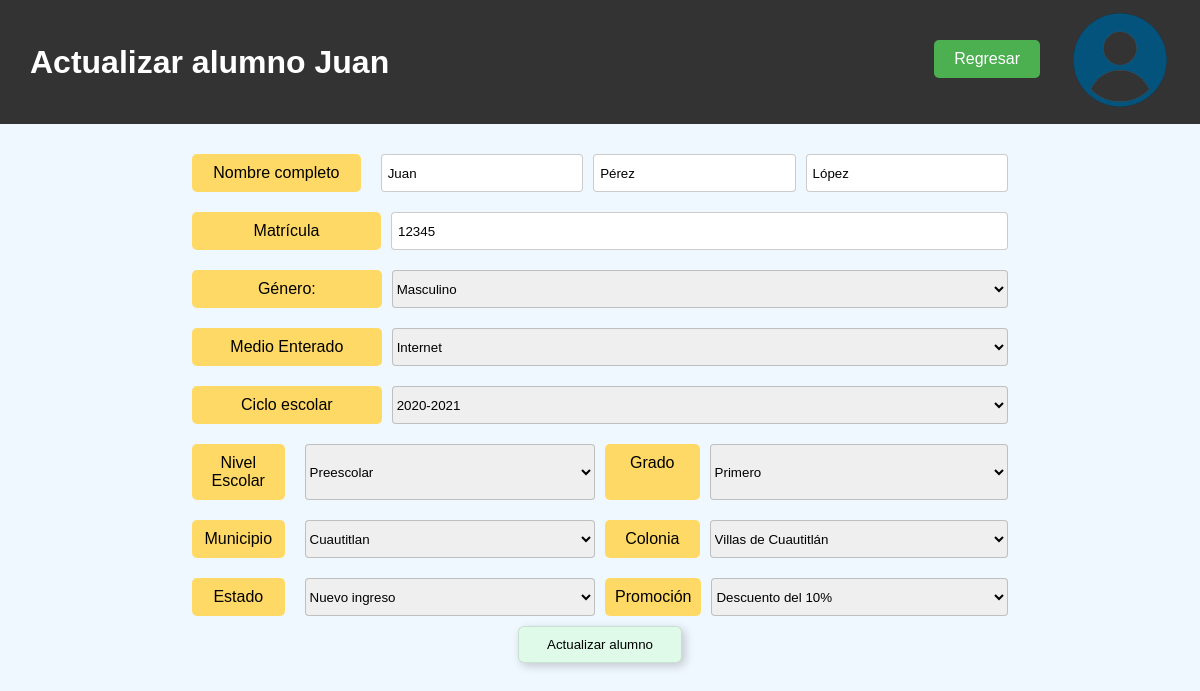
Screenshot of /actualizar_alumno.php?id=1 (signed in) with the database file from the repository.
### tables this page shows
CREATE TABLE alumno (
    id INT NOT NULL PRIMARY KEY AUTO_INCREMENT,
    nombre VARCHAR(60) NOT NULL,
    Ap VARCHAR(50) NOT NULL,
    Am VARCHAR(50) NOT NULL,
    matricula INT NOT NULL,
    municipio INT NOT NULL,
    genero INT NOT NULL,
    colonia INT NOT NULL,
    medio_enterado INT NOT NULL,
    promocion INT NOT NULL,
    estado INT NOT NULL,
    nivel_grado_ciclo_id INT NOT NULL,
    FOREIGN KEY (nivel_grado_ciclo_id) REFERENCES nivel_grado_ciclo(id) ON DELETE CASCADE,
    FOREIGN KEY (estado) REFERENCES estado(id) ON DELETE CASCADE,
    FOREIGN KEY (promocion) REFERENCES promocion(id) ON DELETE CASCADE,
    FOREIGN KEY (medio_enterado) REFERENCES medio_enterado(id) ON DELETE CASCADE,
    FOREIGN KEY (colonia) REFERENCES colonia(id) ON DELETE CASCADE,
    FOREIGN KEY (municipio) REFERENCES municipio(id) ON DELETE CASCADE,
    FOREIGN KEY (genero) REFERENCES genero(id) ON DELETE CASCADE
);

CREATE TABLE genero (
    id INT NOT NULL PRIMARY KEY AUTO_INCREMENT,
    descripcion VARCHAR(50) NOT NULL
);

CREATE TABLE medio_enterado (
    id INT NOT NULL PRIMARY KEY AUTO_INCREMENT,
    descripcion VARCHAR(50) NOT NULL
);

CREATE TABLE nivel_grado_ciclo (
    id INT NOT NULL PRIMARY KEY AUTO_INCREMENT,
    nivel_educativo_id INT NOT NULL,
    grado_id INT NOT NULL,
    ciclo_id INT NOT NULL,
    FOREIGN KEY (nivel_educativo_id) REFERENCES nivel_educativo(id) ON DELETE CASCADE,
    FOREIGN KEY (grado_id) REFERENCES grado(id) ON DELETE CASCADE,
    FOREIGN KEY (ciclo_id) REFERENCES ciclo(id) ON DELETE CASCADE
);

CREATE TABLE ciclo (
    id INT NOT NULL PRIMARY KEY AUTO_INCREMENT,
    descripcion VARCHAR(50) NOT NULL
);

CREATE TABLE nivel_educativo (
    id INT NOT NULL PRIMARY KEY AUTO_INCREMENT,
    descripcion VARCHAR(50) NOT NULL
);

CREATE TABLE grado (
    id INT NOT NULL PRIMARY KEY AUTO_INCREMENT,
    descripcion VARCHAR(50) NOT NULL,
    nivel_educativo_id INT NOT NULL,
    FOREIGN KEY (nivel_educativo_id) REFERENCES nivel_educativo(id) ON DELETE CASCADE
);

CREATE TABLE municipio (
    id INT NOT NULL PRIMARY KEY AUTO_INCREMENT,
    descripcion VARCHAR(50) NOT NULL
);

CREATE TABLE colonia (
    id INT NOT NULL PRIMARY KEY AUTO_INCREMENT,
    descripcion VARCHAR(50) NOT NULL,
    municipio_id INT NOT NULL, 
    FOREIGN KEY (municipio_id) REFERENCES municipio(id) ON DELETE CASCADE
);

CREATE TABLE estado(
    id INT NOT NULL PRIMARY KEY AUTO_INCREMENT,
    descripcion VARCHAR(50) NOT NULL
);

CREATE TABLE promocion (
    id INT NOT NULL PRIMARY KEY AUTO_INCREMENT,
    descripcion VARCHAR(50) NOT NULL
);

### actualizar_alumno.php (the view, shortened to what this page needs)
<?php
$pdo = Conexion::connection();
if (!$_SERVER["REQUEST_METHOD"] === "GET") {
    header("Location: ../index.php?mensaje=err1");
    exit();
} else{
    try {
        $id = $_GET['id'];
        $stmt = $pdo->prepare(
            "SELECT a.*,
                    g.descripcion as genero_descripcion,
                    me.descripcion as medio_descripcion,
                    mu.descripcion as municipio_descripcion,
                    col.descripcion as colonia_descripcion,
                    e.descripcion as estado_descripcion,
                    p.descripcion as promocion_descripcion
            FROM alumno a
            INNER JOIN genero g ON a.genero = g.id
            INNER JOIN medio_enterado me ON a.medio_enterado = me.id
            INNER JOIN municipio mu ON a.municipio = mu.id
            INNER JOIN colonia col ON a.colonia = col.id
            INNER JOIN estado e ON a.estado = e.id
            INNER JOIN promocion p ON a.promocion = p.id
            WHERE a.id = :id"
        );
        $stmt->bindParam(':id', $id);
        $stmt->execute();
        $alumno = $stmt->fetch(PDO::FETCH_ASSOC);
    } catch (\Throwable $th) {
        echo "Error: ". $th->getMessage();
        exit();
    }
    try {
        $stmt = $pdo->prepare(
            "SELECT ngc.id as nivel_grado_ciclo_id,
                    c.id as ciclo_id,
                    n.id as nivel_educativo_id,
                    g.id as grado_id,
                    c.descripcion as ciclo_descripcion,
                    n.descripcion as nivel_descripcion,
                    g.descripcion as grado_descripcion
            FROM nivel_grado_ciclo ngc
            INNER JOIN ciclo c ON ngc.ciclo_id = c.id
            INNER JOIN nivel_educativo n ON ngc.nivel_educativo_id = n.id
            INNER JOIN grado g ON ngc.grado_id = g.id
            WHERE ngc.id = :id"
        );
        $stmt->bindParam(':id', $alumno['nivel_grado_ciclo_id']);
        $stmt->execute();
        $nivel_grado_ciclo = $stmt->fetch(PDO::FETCH_ASSOC);
    } catch (\Throwable $th) {
        echo "Error: ". $th->getMessage();
        exit();
    }
}
?>
<!DOCTYPE html>
<html lang="es">
<head>
    <link rel="stylesheet" href="css/registrarAlumno.css">
    <link rel="stylesheet" href="css/header.css">
</head>
<body>
    <header>
        <h1>Actualizar alumno <?php echo htmlspecialchars($alumno['nombre']); ?></h1>
        <a href="alumnos.php" class="botonInicio">Regresar</a>
        <a href="usuario.php">
            <img src="img/usuario.png" alt="Cuenta de usuario">
        </a>
    </header>
    <div class="container">
        <form action="php/alumnos/actualizarAlumno.php" method="POST">
            <div class="form-group">
                <label for="nombre">Nombre completo</label>
                <input type="text" id="nombre" name="nombre" placeholder="Nombre(s)" value="<?php echo htmlspecialchars($alumno['nombre']); ?>" required>
                <input type="text" id="ap" name="ap" placeholder="Apellido Paterno" value="<?php echo htmlspecialchars($alumno['Ap']); ?>" required>
                <input type="text" id="am" name="am" placeholder="Apellido Materno" value="<?php echo htmlspecialchars($alumno['Am']); ?>" required>
            </div>
            <div class="form-group">
                <label for="matricula">Matrícula</label>
                <input type="text" id="matricula" name="matricula" value="<?php echo htmlspecialchars($alumno['matricula']); ?>" placeholder="0000" required>
            </div>
            <div class="form-group">
                <label for="genero">Género:</label>
                <select name="genero" id="genero" required onchange="limpiarSelect('genero')">
                    <option value="<?php echo htmlspecialchars($alumno['genero']); ?>">
                        <?php echo htmlspecialchars($alumno['genero_descripcion']); ?>
                    </option>
                </select>
            </div>
            <div class="form-group">
                <label for="medio_enterado">Medio Enterado</label>
                <select name="medio_enterado" id="medio_enterado" required onchange="limpiarSelect('medio_enterado')">
                    <option value="<?php echo htmlspecialchars($alumno['medio_enterado']); ?>">
                        <?php echo htmlspecialchars($alumno['medio_descripcion']); ?>
                    </option>
                </select>
            </div>
            <div class="form-group">
                <label for="ciclo">Ciclo escolar</label>
                <select name="ciclo" id="ciclo" required onchange="limpiarSelect('ciclo')">
                    <option value="<?php echo htmlspecialchars($nivel_grado_ciclo['ciclo_id']); ?>">
                        <?php echo htmlspecialchars($nivel_grado_ciclo['ciclo_descripcion']); ?>
                    </option>
                </select>
            </div>
            <div class="group-1">
                <div class="form-group">
                    <label for="nivel_escolar">Nivel Escolar</label>
                    <select name="nivel_escolar" id="nivel_escolar" onchange="cargarGrados()" required>
                        <option value="<?php echo htmlspecialchars($nivel_grado_ciclo['nivel_educativo_id']);?>">
                            <?php echo htmlspecialchars($nivel_grado_ciclo['nivel_descripcion']); ?>
                    </select>
                </div>
                <div class="form-group">
                    <label for="grado">Grado</label>
                    <select name="grado" id="grado" required onchange="limpiarSelect('grado')">
                        <option value="<?php echo htmlspecialchars($nivel_grado_ciclo['grado_id']);?>">
                            <?php echo htmlspecialchars($nivel_grado_ciclo['grado_descripcion']); ?>
                        </option>
                    </select>
                </div>
            </div>
            <div class="group-1">
                <div class="form-group">
                    <label for="municipio">Municipio</label>
                    <select name="municipio" id="municipio" onchange="cargarColonias()" required>
                        <option value="<?php echo htmlspecialchars($alumno['municipio']);?>">
                            <?php echo htmlspecialchars($alumno['municipio_descripcion']); ?>
                        </option>
                    </select>
                </div>
                <div class="form-group">
                    <label for="colonia">Colonia</label>
                    <select name="colonia" id="colonia" required onchange="limpiarSelect('colonia')">
                        <option value="<?php echo htmlspecialchars($alumno['colonia']);?>">
                            <?php echo htmlspecialchars($alumno['colonia_descripcion']); ?>
                        </option>
                    </select>
                </div>
            </div>
            <div class="group-1">
                <div class="form-group">
                    <label for="estado">Estado</label>
                    <select name="estado" id="estado" required onchange="limpiarSelect('estado')">
                        <option value="<?php echo htmlspecialchars($alumno['estado']);?>">
                            <?php echo htmlspecialchars($alumno['estado_descripcion']); ?>
                        </option>
                    </select>
                </div>
                <div class="form-group">
                <label for="promocion">Promoción</label>
                <select name="promocion" id="promocion" required onchange="limpiarSelect('promocion')">
                    <option value="<?php echo htmlspecialchars($alumno['promocion']);?>">
                        <?php echo htmlspecialchars($alumno['promocion_descripcion']); ?>
                    </option>
                </select>
                </div>
            </div>
            <button type="submit" class="submit-btn">Actualizar alumno</button>
        </form>
    </div>
</body>
</html>

### css/registrarAlumno.css (style rules this page uses)
.container { width: 68%; margin: 20px auto; animation: inicio 1s normal; }
form { display: flex; flex-direction: column; align-items: center; }
.form-group { display: flex; justify-content: space-between; margin: 10px 0; width: 100%; }
.group-1 { display: flex; width: 100%; gap: 10px; }
.form-group:first-child { gap: 10px; }
.form-group label { width: 30%; text-align: center; margin-right: 10px; background-color: #ffd966; padding: 10px; border-radius: 5px; }
label[for="nombre"] { width: 80%; }
.form-group select { width: 100%; border: 1px solid rgb(0, 0, 0, 0.2); border-radius: 4px; }
form input[type="text"], form input[type="password"] { padding: 6px; border: 1px solid rgb(0, 0, 0, 0.2); border-radius: 4px; width: 100%; outline: none; transition: .3s; }
form button[type="submit"] { width: 20%; padding: 10px; border-radius: 6px; border: 1px solid rgb(0, 0, 0, 0.1); background-color: #dffae8; box-shadow: 3px 3px 10px rgb(0, 0, 0, 0.2); transition: .5s; outline: none; }

### css/header.css (style rules this page uses)
* { padding: 0; margin: 0; box-sizing: border-box; }
html { font-family: 'Lucida Sans', 'Lucida Sans Regular', 'Lucida Grande', 'Lucida Sans Unicode', Geneva, Verdana, sans-serif; background-color: #f0f8ff; }
header { background-color: #333; padding: 10px 30px 10px 30px; color: #fff; text-align: center; display: flex; justify-content: space-between; align-items: center; }
header img { width: 100px; height: 100px; display: inline; transition: all 0.2s ease-in-out; }
.botonInicio { position: absolute; top: 40px; right: 160px; padding: 10px 20px; font-size: 16px; color: #fff; background-color: #4caf50; border: none; border-radius: 5px; text-decoration: none; transition: background-color 0.3s ease, transform 0.3s ease; }

### rows the page displays
alumno: nombre "Juan", ap "Pérez", am "López", matricula "12345", genero "Masculino", medio_enterado "Internet", municipio "Cuautitlan", colonia "Villas de Cuautitlán", estado "Nuevo ingreso", promocion "Descuento del 10%"
nivel_grado_ciclo: ciclo "2020-2021", nivel_escolar "Preescolar", grado "Primero"
